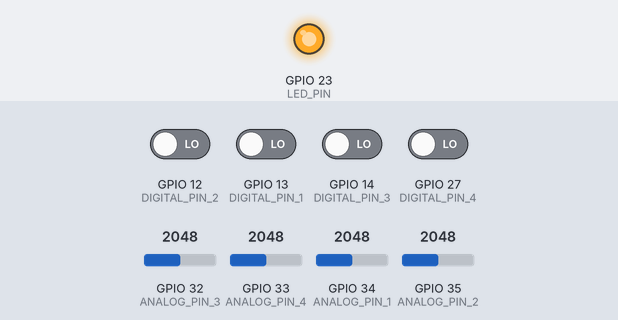
Recording of a sketch running on a simulated ESP32. On the bench: output pins drawn as LEDs (lit = HIGH). Inputs (shaded band) come from the test bench; at power-on: GPIO 12 (DIGITAL_PIN_2), GPIO 13 (DIGITAL_PIN_1), GPIO 14 (DIGITAL_PIN_3), GPIO 27 (DIGITAL_PIN_4) LOW, GPIO 32 (ANALOG_PIN_3) = 2048, GPIO 33 (ANALOG_PIN_4) = 2048, GPIO 34 (ANALOG_PIN_1) = 2048, GPIO 35 (ANALOG_PIN_2) = 2048. WiFi joins after 1.5 s; servers stay silent unless stated; uploads are accepted with an empty reply; what the sketch prints to the serial monitor is not drawn.

Above: at 2.3 s.
At 5.0 s:
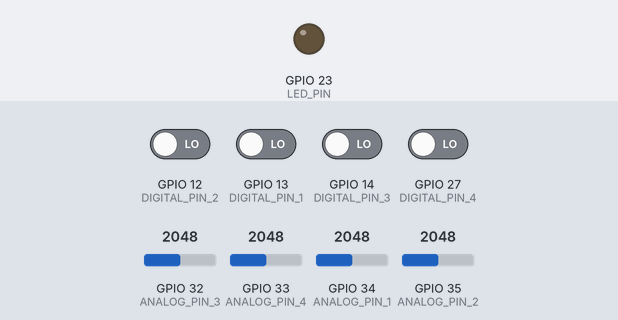
Timing chart, 0 to 9.0 s (numbered marks = the images above):
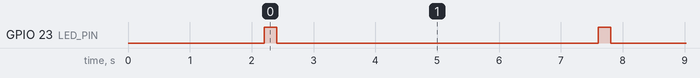

Measured:
- by itself, GPIO 23 (LED_PIN): alternates HIGH for 0.20 s and LOW for 5.2 s

The sketch:

Data-logging_ESP32.ino
```cpp
#include <WiFi.h>
#include <HTTPClient.h>

const char* ssid = "TECH";
const char* password = "12345678";

// Google script Web_App_URL.
String Web_App_URL = "https://script.google.com/macros/s/AKfycbwkNWJus9qdYH2Dojxh897PCvjg_upyqcBbMvowdxiXQnrOHeekaePfXvToZkfxWpOY/exec";

// Variables to store sensor data
String Status_Read_Sensor = "Success";
int analog1, analog2, analog3, analog4;
int digital1, digital2, digital3, digital4;

// Define analog and digital pins
#define ANALOG_PIN_1 34
#define ANALOG_PIN_2 35
#define ANALOG_PIN_3 32
#define ANALOG_PIN_4 33

#define LED_PIN 23

#define DIGITAL_PIN_1 13
#define DIGITAL_PIN_2 12
#define DIGITAL_PIN_3 14
#define DIGITAL_PIN_4 27

void setup() {
  // Initialize serial communication
  Serial.begin(115200);

  // Initialize sensor pins
  pinMode(ANALOG_PIN_1, INPUT);
  pinMode(ANALOG_PIN_2, INPUT);
  pinMode(ANALOG_PIN_3, INPUT);
  pinMode(ANALOG_PIN_4, INPUT);
  pinMode(LED_PIN, OUTPUT);

  pinMode(DIGITAL_PIN_1, INPUT);
  pinMode(DIGITAL_PIN_2, INPUT);
  pinMode(DIGITAL_PIN_3, INPUT);
  pinMode(DIGITAL_PIN_4, INPUT);

  // Initialize WiFi
  WiFi.begin(ssid, password);

  // Wait for connection
  while (WiFi.status() != WL_CONNECTED) {
    delay(1000);
    Serial.print("Connecting to WiFi...");
    Serial.println(ssid);
  }

  Serial.println("Connected to WiFi");
}

void loop() {
  // Read analog sensor data
  analog1 = analogRead(ANALOG_PIN_1);
  analog2 = analogRead(ANALOG_PIN_2);
  analog3 = analogRead(ANALOG_PIN_3);
  analog4 = analogRead(ANALOG_PIN_4);

  // Read digital sensor data
  digital1 = digitalRead(DIGITAL_PIN_1);
  digital2 = digitalRead(DIGITAL_PIN_2);
  digital3 = digitalRead(DIGITAL_PIN_3);
  digital4 = digitalRead(DIGITAL_PIN_4);

  if (WiFi.status() == WL_CONNECTED) {
    // Prepare the URL with the sensor data
    String Send_Data_URL = Web_App_URL + "?sts=" + Status_Read_Sensor;
    Send_Data_URL += "&a1=" + String(analog1);
    Send_Data_URL += "&a2=" + String(analog2);
    Send_Data_URL += "&a3=" + String(analog3);
    Send_Data_URL += "&a4=" + String(analog4);
    Send_Data_URL += "&d1=" + String(digital1);
    Send_Data_URL += "&d2=" + String(digital2);
    Send_Data_URL += "&d3=" + String(digital3);
    Send_Data_URL += "&d4=" + String(digital4);

    Serial.println("Sending data to Google Sheets...");

    // Send the request to Google Sheets
    HTTPClient http;
    http.begin(Send_Data_URL.c_str());
    int httpCode = http.GET();

    // Check the response code
    if (httpCode > 0) {
      String payload = http.getString();
      Serial.println("Response: " + payload);
      digitalWrite(LED_PIN,HIGH);
      delay(200);
      digitalWrite(LED_PIN,LOW);
    } else {
      Serial.println("Error in HTTP request");
    }

    http.end();
  } else {
    Serial.println("WiFi Disconnected");
  }
  // Wait for 10 seconds before sending the next set of data
  delay(5000);// Data Send Time

}
```
